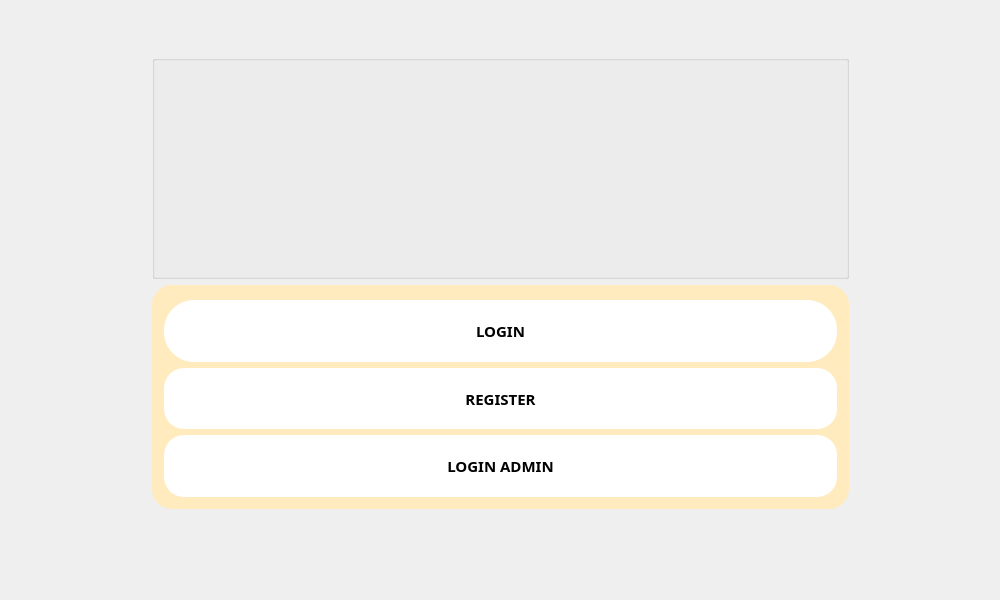
<?xml version="1.0" encoding="UTF-8"?>
<ui version="4.0">
 <class>MainWindow</class>
 <widget class="QMainWindow" name="MainWindow">
  <property name="geometry">
   <rect>
    <x>0</x>
    <y>0</y>
    <width>1000</width>
    <height>600</height>
   </rect>
  </property>
  <property name="windowTitle">
   <string>MainWindow</string>
  </property>
  <property name="styleSheet">
   <string notr="true">#MainWindow{
	border-image: url(:/img/181c142fbc734f36369a1ef8943712b1.jpg);
}</string>
  </property>
  <widget class="QWidget" name="centralwidget">
   <widget class="QGroupBox" name="groupBox_2">
    <property name="geometry">
     <rect>
      <x>140</x>
      <y>40</y>
      <width>721</width>
      <height>481</height>
     </rect>
    </property>
    <property name="styleSheet">
     <string notr="true">#groupBox_2{
	border:0px;

}</string>
    </property>
    <property name="title">
     <string/>
    </property>
    <layout class="QVBoxLayout" name="verticalLayout_2">
     <item>
      <widget class="QGroupBox" name="groupBox_3">
       <property name="sizePolicy">
        <sizepolicy hsizetype="Expanding" vsizetype="Expanding">
         <horstretch>0</horstretch>
         <verstretch>0</verstretch>
        </sizepolicy>
       </property>
       <property name="styleSheet">
        <string notr="true">border-image: url(:/img/Logo-ASPA.png);</string>
       </property>
       <property name="title">
        <string/>
       </property>
      </widget>
     </item>
     <item>
      <widget class="QGroupBox" name="groupBox">
       <property name="styleSheet">
        <string notr="true">#groupBox{
background-color: rgb(255, 255, 255);
background-color: rgb(255, 235, 189);
border-radius:20px;
}</string>
       </property>
       <property name="title">
        <string/>
       </property>
       <layout class="QVBoxLayout" name="verticalLayout">
        <item>
         <widget class="QPushButton" name="pushButton">
          <property name="sizePolicy">
           <sizepolicy hsizetype="Minimum" vsizetype="MinimumExpanding">
            <horstretch>0</horstretch>
            <verstretch>0</verstretch>
           </sizepolicy>
          </property>
          <property name="font">
           <font>
            <family>Segoe UI Black</family>
            <pointsize>11</pointsize>
            <bold>true</bold>
           </font>
          </property>
          <property name="styleSheet">
           <string notr="true">#pushButton{
	background-color: rgb(255, 255, 255);
border-radius:30px;
}</string>
          </property>
          <property name="text">
           <string>LOGIN</string>
          </property>
         </widget>
        </item>
        <item>
         <widget class="QPushButton" name="pushButton_2">
          <property name="sizePolicy">
           <sizepolicy hsizetype="Minimum" vsizetype="MinimumExpanding">
            <horstretch>0</horstretch>
            <verstretch>0</verstretch>
           </sizepolicy>
          </property>
          <property name="font">
           <font>
            <family>Segoe UI Black</family>
            <pointsize>11</pointsize>
            <bold>true</bold>
           </font>
          </property>
          <property name="styleSheet">
           <string notr="true">#pushButton_2{
background-color: rgb(255, 255, 255);
border-color: rgb(255, 255, 255);
border-radius:20px;
}</string>
          </property>
          <property name="text">
           <string>REGISTER</string>
          </property>
         </widget>
        </item>
        <item>
         <widget class="QPushButton" name="pushButton_3">
          <property name="sizePolicy">
           <sizepolicy hsizetype="Minimum" vsizetype="MinimumExpanding">
            <horstretch>0</horstretch>
            <verstretch>0</verstretch>
           </sizepolicy>
          </property>
          <property name="font">
           <font>
            <family>Segoe UI Black</family>
            <pointsize>11</pointsize>
            <bold>true</bold>
           </font>
          </property>
          <property name="styleSheet">
           <string notr="true">#pushButton_3{
background-color: rgb(255, 255, 255);
border-radius:20px;
}</string>
          </property>
          <property name="text">
           <string>LOGIN ADMIN</string>
          </property>
         </widget>
        </item>
       </layout>
      </widget>
     </item>
    </layout>
   </widget>
  </widget>
  <widget class="QMenuBar" name="menubar">
   <property name="geometry">
    <rect>
     <x>0</x>
     <y>0</y>
     <width>1000</width>
     <height>26</height>
    </rect>
   </property>
  </widget>
 </widget>
 <resources/>
 <connections/>
</ui>
